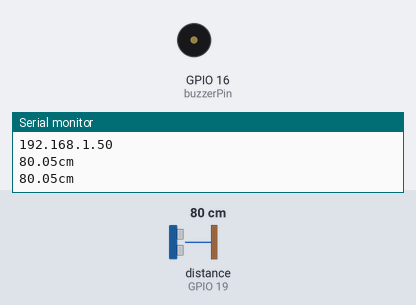
A sketch run on a simulated ESP32. On the bench: buzzer (waves = sounding, pin HIGH), the last lines printed to the serial monitor. Wiring (inferred from the names in the program): ultrasonic range finder: trigger GPIO 4; echo GPIO 19. The test bench sets the inputs (shaded band); at power-on: distance to the obstacle (sensor on GPIO 19) 80 cm. The echo pulse lasts 58.3 µs per cm; WiFi joins after 1.5 s; servers stay silent unless stated; no MQTT or app messages arrive unless stated; pins used as bus, display or sensor lines are not drawn.

Above: at 2.7 s.
2.8 s: distance to the obstacle (sensor on GPIO 19) set to 22 cm
4.7 s: distance to the obstacle (sensor on GPIO 19) set to 17 cm
At 6.0 s:
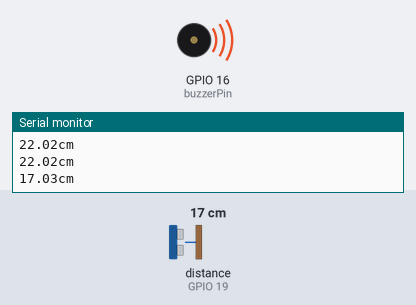
7.0 s: distance to the obstacle (sensor on GPIO 19) set to 35 cm
At 8.7 s:
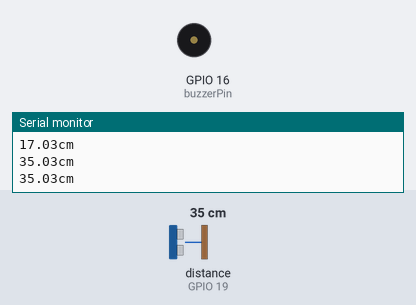
9.0 s: distance to the obstacle (sensor on GPIO 19) set to 2 cm
At 10.5 s:
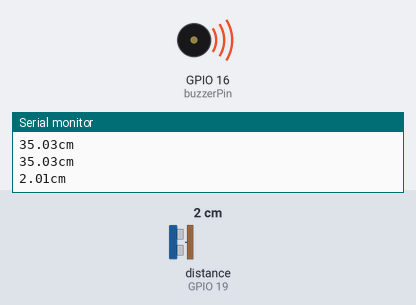
Timing chart, 0 to 12.0 s (numbered marks = the images above; inputs shaded):
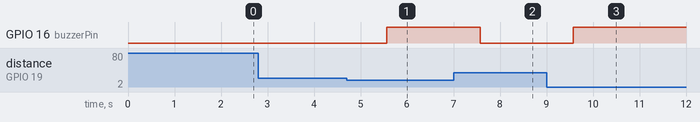

Measured:
- the behaviour switches between 20 and 19 cm on distance to the obstacle (sensor on GPIO 19) (found by bisection; images 0 and 1)
- after the input at 4.7 s, GPIO 16 (buzzerPin): LOW → HIGH after 0.87 s
- after the input at 7.0 s, GPIO 16 (buzzerPin): HIGH → LOW after 0.57 s
- after the input at 9.0 s, GPIO 16 (buzzerPin): LOW → HIGH after 0.58 s

The sketch:

ultrasonic_mqtt.ino
```cpp
#include <WiFi.h>
#include <ArduinoMqttClient.h>

const int trigPin = 4;
const int echoPin = 19;

const int buzzerPin = 16;

const char* ssid = "<SSID>";
const char* password = "<PASSWORD>";

const char* mqttServer = "<MQTT SERVER IP>";
const int mqttPort = 1883;

const char* topicDistance = "esp/distance";

WiFiClient espClient;
MqttClient client(espClient);

float echoTime;
float totalDistance;

float distance;

void setupWiFi() {
  Serial.print("Connecting to ");
  Serial.println(ssid);
  WiFi.begin(ssid, password);

  while (WiFi.status() != WL_CONNECTED) {
    delay(500);
    Serial.print(".");
  }

  Serial.println("");
  Serial.println("WiFi connected.");
  Serial.println("IP address: ");
  Serial.println(WiFi.localIP());
}

void reconnectMqtt() {
  while (!client.connected()) {
    Serial.print("Attempting MQTT connection...");
    if (client.connect("ESPClient")) {
      Serial.println("connected");
    } else {
      Serial.print("failed, rc=");
      Serial.print(client.connectError());
      Serial.println(" try again in 5 seconds");
      delay(5000);
    }
  }
}

float getDistance() {
  digitalWrite(trigPin, HIGH);
  delayMicroseconds(10);
  digitalWrite(trigPin, LOW);

  echoTime = pulseIn(echoPin, HIGH);
  totalDistance = echoTime / 58.26;

  return totalDistance;
}

void setup() {
  Serial.begin(115200);
  setupWiFi();

  client.setId("ESPClient");
  client.setUsernamePassword(ssid, password);

  if (!client.connect(mqttServer, mqttPort)) {
    Serial.print("MQTT connection failed! Error code = ");
    Serial.println(client.connectError());
    while (1)
      ;
  }

  pinMode(trigPin, OUTPUT);
  pinMode(echoPin, INPUT);
  pinMode(buzzerPin, OUTPUT);

  digitalWrite(buzzerPin, LOW);
}

void loop() {
  if (!client.connected()) {
    reconnectMqtt();
  }
  client.poll();

  distance = getDistance();

  Serial.print(distance, 2);
  Serial.println("cm");

  client.beginMessage(topicDistance);
  client.print(distance);
  client.endMessage();

  if (distance < 20) {
    digitalWrite(buzzerPin, HIGH);
  } else {
    digitalWrite(buzzerPin, LOW);
  }

  delay(1000);
}
```
